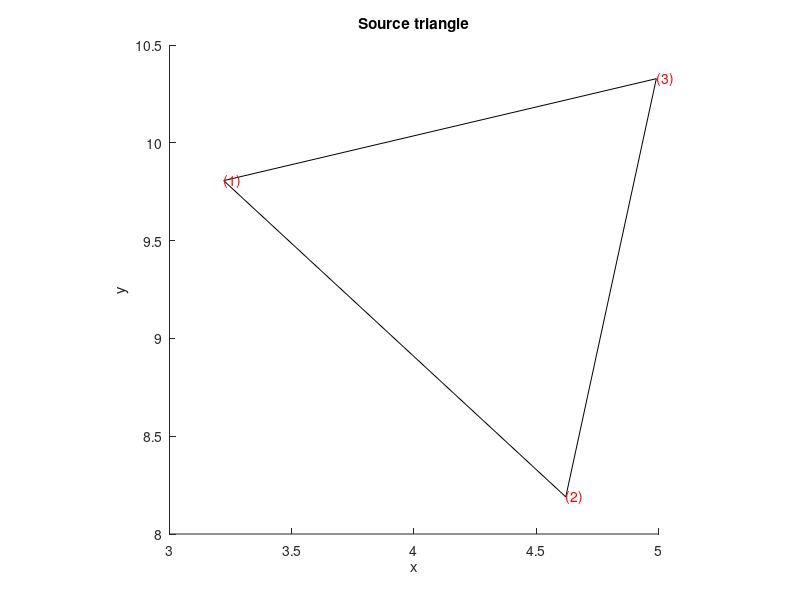

MATLAB code for this plot:
clc
clear all
close all

% coordinates of the source element
coord = [    3.2217    9.8066
    4.6208    8.1898
    4.9911   10.3278];

figure(1)

title("Source triangle")
patch('Vertices', coord, 'Faces', 1:3, 'FaceVertexCData', 0, 'FaceColor', 'flat', 'EdgeAlpha', 1, 'facealpha', 0); hold on
xlabel('x')
ylabel('y')
pbaspect([1, 1, 1])
for i = 1:3
    text(coord(i, 1), coord(i, 2), ['(', num2str(i), ')'], 'color', 'r'); hold on
end

element = [1, 2, 3];


